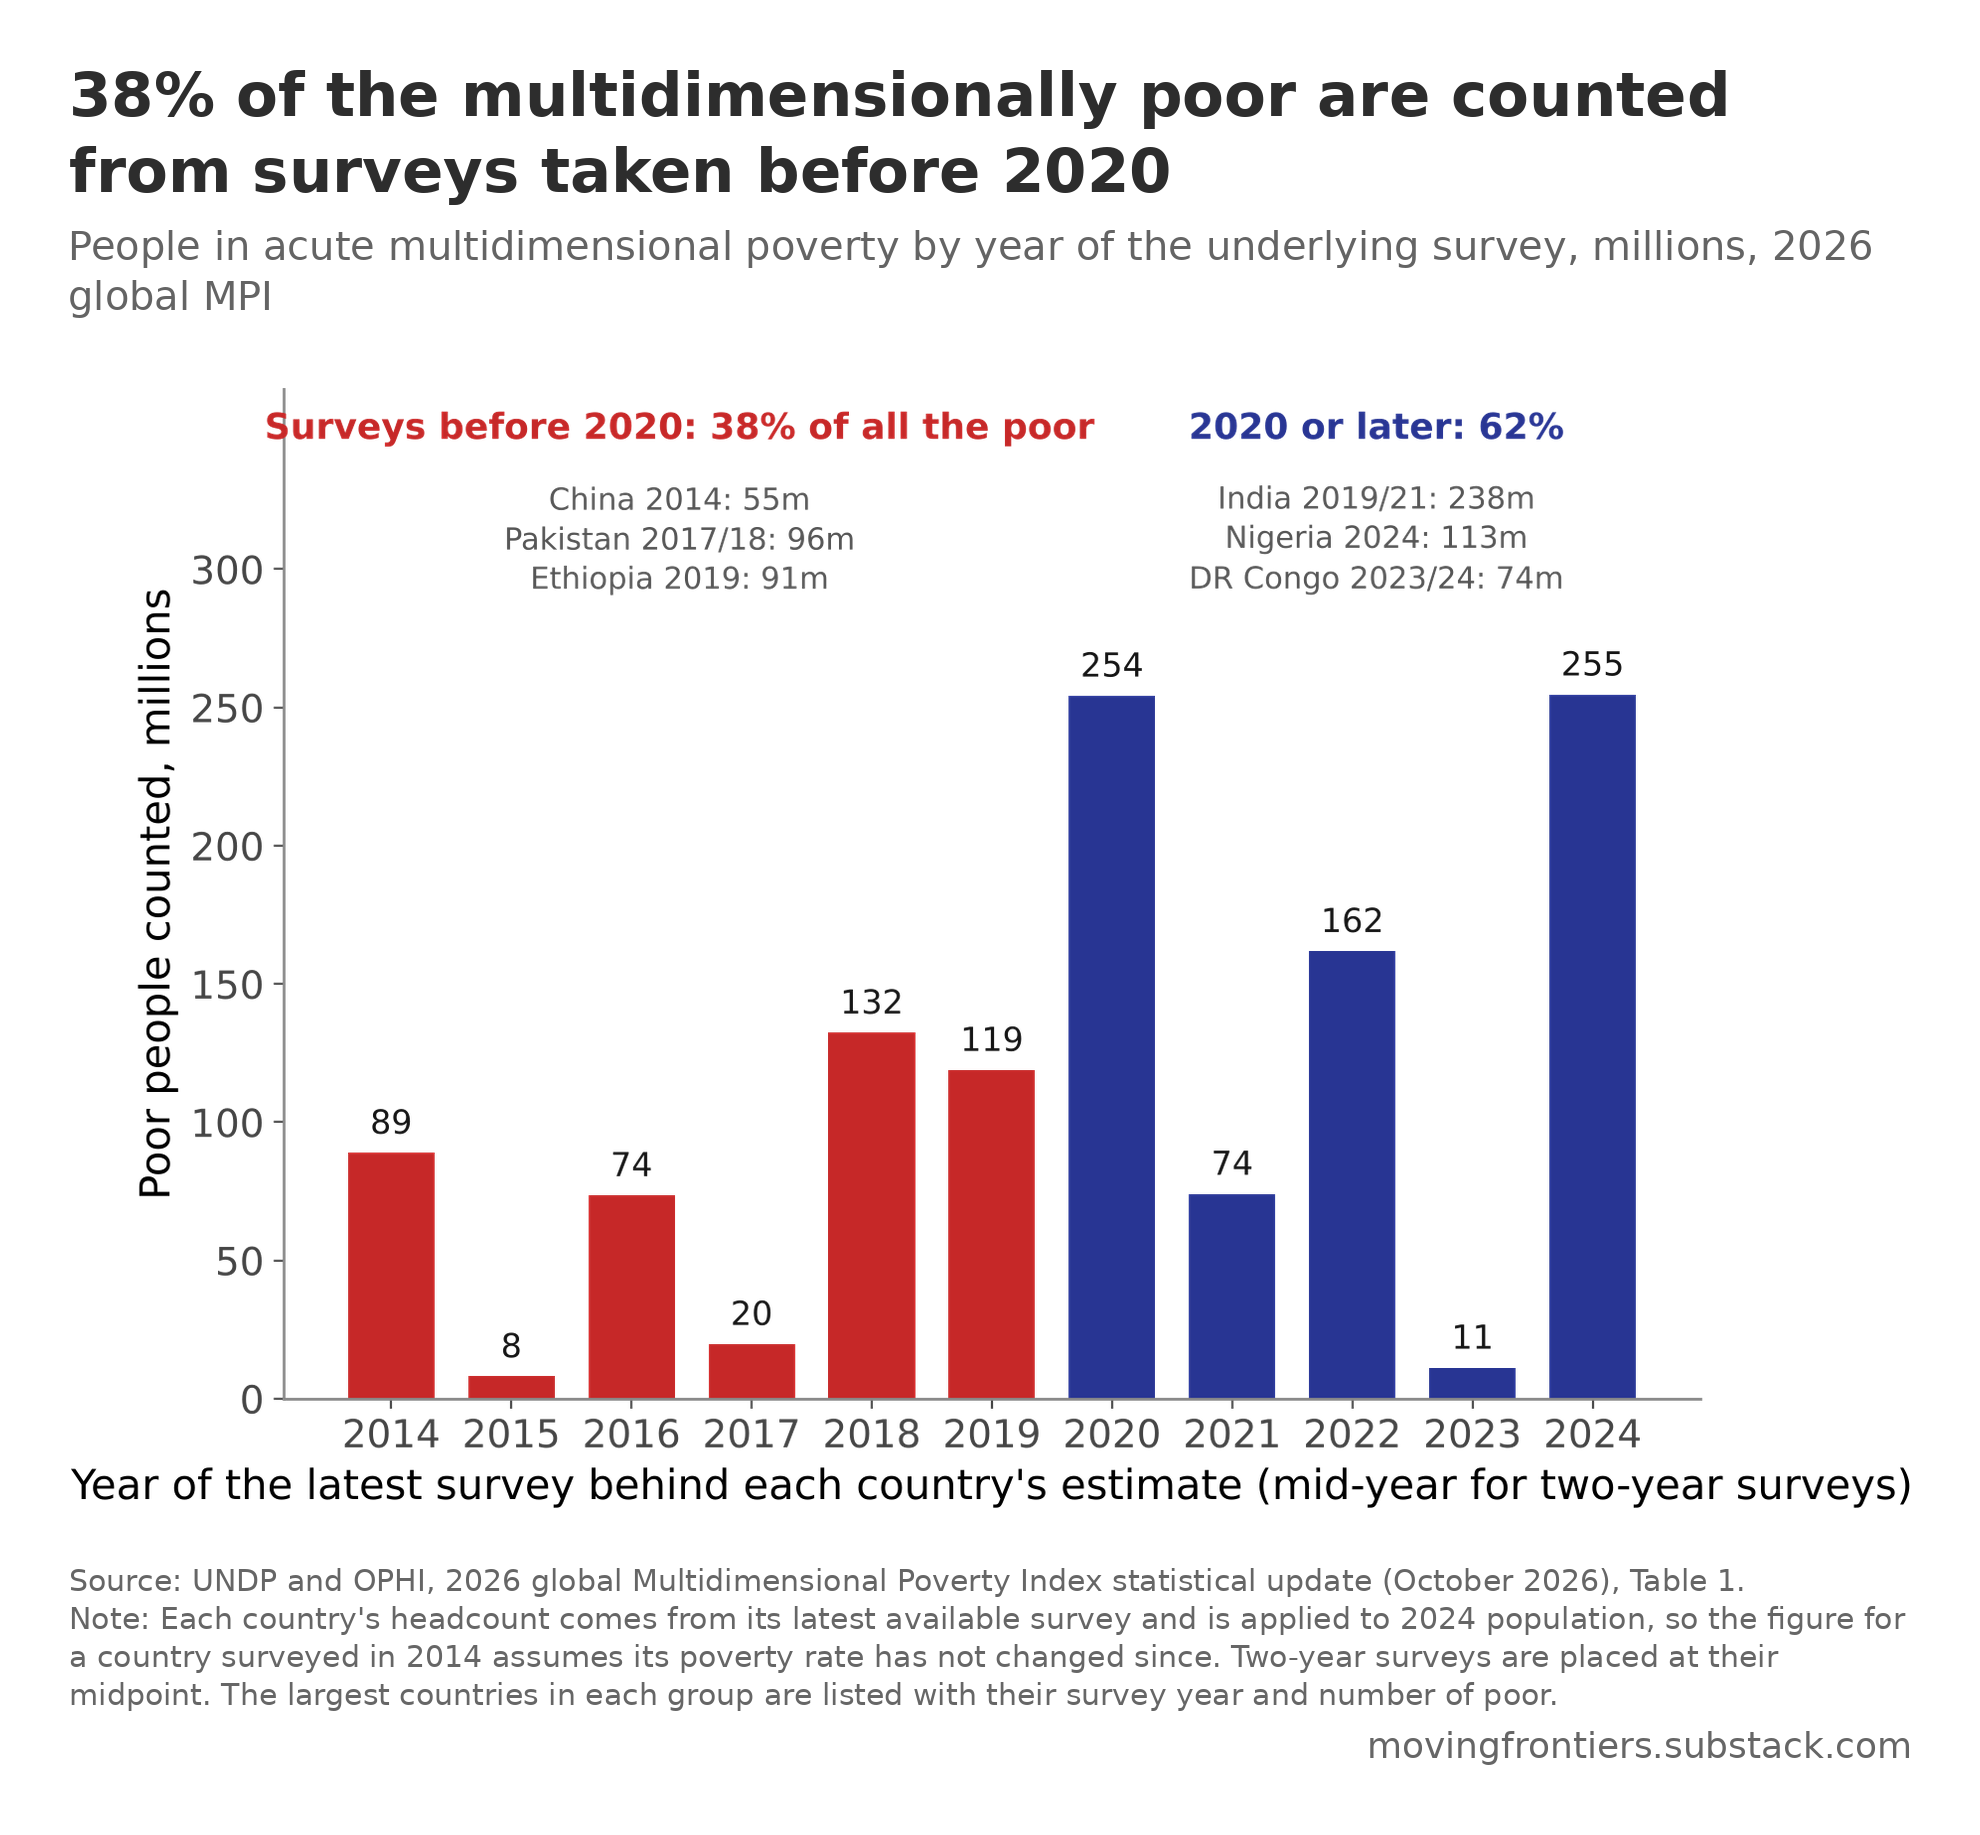

Source code (Python):
# ---- Moving Frontiers house style (inlined) -------------------------------
# Plot in matplotlib on a transparent canvas, then compose() lays out title,
# subtitle, plot, caption and watermark in PIL with every gap measured ink to
# ink, and verify() re-measures the finished PNG and asserts the gaps.
import io, textwrap
import numpy as np
import matplotlib
matplotlib.use("Agg")
import matplotlib.pyplot as plt
from matplotlib import font_manager
from PIL import Image, ImageDraw, ImageFont

RED, GOLD, GREEN, BLUE, GREY = "#C62828", "#F9A825", "#00897B", "#283593", "#888888"
INK, PAPER = "#141414", "#FFFFFF"
def palette(n):
    return [[BLUE], [BLUE, RED], [BLUE, RED, GREEN], [BLUE, RED, GREEN, GOLD]][n - 1]

REF_W = 1980
GAP_TITLE_SUB, GAP_SUB_PLOT, GAP_PLOT_CAP, GAP_CAP_MARK, BORDER = 25, 70, 60, 20, 70
TITLE_PX, SUB_PX, CAP_PX = 61, 40, 30          # at REF_W; title ~3.1% of width
TITLE_RGB, SUB_RGB, CAP_RGB = (45, 45, 45), (100, 100, 100), (102, 102, 102)
WATERMARK = "movingfrontiers.substack.com"

_fp = font_manager.findfont("DejaVu Sans")
_fpb = font_manager.findfont(font_manager.FontProperties(family="DejaVu Sans", weight="bold"))
def _font(px, bold=False):
    return ImageFont.truetype(_fpb if bold else _fp, px)

plt.rcParams.update({
    "font.family": "DejaVu Sans", "font.size": 15,
    "xtick.labelsize": 14, "ytick.labelsize": 14, "legend.fontsize": 14,
    "axes.labelsize": 15, "axes.edgecolor": "#888888", "axes.linewidth": 1.0,
    "axes.facecolor": PAPER, "figure.facecolor": "none", "savefig.facecolor": "none",
    "axes.spines.top": False, "axes.spines.right": False,
    "xtick.color": "#444444", "ytick.color": "#444444", "text.color": INK,
})

def new_figure(w_in=9.2, h_in=7.34, dpi=200):
    fig = plt.figure(figsize=(w_in, h_in), dpi=dpi)
    return fig

def render_plot(fig):
    """Rasterise the figure on a transparent background and crop to its ink."""
    buf = io.BytesIO()
    fig.savefig(buf, format="png", dpi=fig.dpi, transparent=True, bbox_inches="tight", pad_inches=0.05)
    buf.seek(0)
    im = Image.open(buf).convert("RGBA")
    bbox = im.getchannel("A").getbbox()
    return im.crop(bbox)

def _text_layer(text, px, rgb, bold=False, width_px=None, align="left", linespacing=1.25):
    """Render wrapped text on a transparent layer cropped to its ink."""
    font = _font(px, bold)
    if width_px:
        # wrap by measured width
        lines = []
        for para in text.split("\n"):
            words, cur = para.split(), ""
            for w in words:
                t = (cur + " " + w).strip()
                if font.getlength(t) <= width_px or not cur:
                    cur = t
                else:
                    lines.append(cur); cur = w
            lines.append(cur)
    else:
        lines = text.split("\n")
    lh = int(round(px * linespacing))
    H = lh * len(lines) + px
    W = int(max(font.getlength(l) for l in lines)) + px
    layer = Image.new("RGBA", (W, H), (0, 0, 0, 0))
    d = ImageDraw.Draw(layer)
    for i, l in enumerate(lines):
        x = 0 if align == "left" else W - px - font.getlength(l)
        d.text((x, i * lh), l, font=font, fill=rgb + (255,))
    return layer.crop(layer.getchannel("A").getbbox())

def compose(plot_im, title, subtitle, source, note=None, out="chart.png", csv=None, csv_rows=None, W=REF_W):
    s = W / REF_W
    inner = W - 2 * BORDER
    # scale the plot to the inner width
    pw, ph = plot_im.size
    if pw != inner:
        plot_im = plot_im.resize((inner, int(ph * inner / pw)), Image.LANCZOS)
    t_layer = _text_layer(title, int(TITLE_PX * s), TITLE_RGB, bold=True, width_px=inner)
    s_layer = _text_layer(subtitle, int(SUB_PX * s), SUB_RGB, width_px=inner)
    cap = "Source: " + source + ("\nNote: " + note if note else "")
    c_layer = _text_layer(cap, int(CAP_PX * s), CAP_RGB, width_px=inner)
    m_layer = _text_layer(WATERMARK, int(CAP_PX * 1.2 * s), CAP_RGB)
    H = (BORDER + t_layer.height + GAP_TITLE_SUB + s_layer.height + GAP_SUB_PLOT + plot_im.height
         + GAP_PLOT_CAP + c_layer.height + GAP_CAP_MARK + m_layer.height + BORDER)
    canvas = Image.new("RGB", (W, H), (255, 255, 255))
    y = BORDER
    canvas.paste(t_layer, (BORDER, y), t_layer); y += t_layer.height + GAP_TITLE_SUB
    canvas.paste(s_layer, (BORDER, y), s_layer); y += s_layer.height + GAP_SUB_PLOT
    canvas.paste(plot_im, (BORDER, y), plot_im); y += plot_im.height + GAP_PLOT_CAP
    canvas.paste(c_layer, (BORDER, y), c_layer); y += c_layer.height + GAP_CAP_MARK
    canvas.paste(m_layer, (W - BORDER - m_layer.width, y), m_layer)
    canvas.save(out, dpi=(200, 200))
    if csv and csv_rows:
        import csv as _csv
        with open(csv, "w", newline="") as f:
            _csv.writer(f).writerows(csv_rows)
    verify(out, (t_layer.height, s_layer.height, plot_im.height, c_layer.height, m_layer.height))
    return out

def verify(path, heights):
    """Scan rows of the finished PNG for ink and assert the vertical gaps."""
    a = np.asarray(Image.open(path).convert("L"))
    ink_rows = np.where((a < 250).any(axis=1))[0]
    ink_cols = np.where((a < 250).any(axis=0))[0]
    assert ink_rows[0] == BORDER and ink_cols[0] == BORDER, ("border", ink_rows[0], ink_cols[0])
    assert a.shape[0] - 1 - ink_rows[-1] == BORDER, ("bottom border", a.shape[0] - 1 - ink_rows[-1])
    # blocks of ink separated by white gaps
    gaps, prev = [], ink_rows[0]
    for r in ink_rows[1:]:
        if r - prev > 1:
            gaps.append(r - prev - 1)
        prev = r
    expected = [GAP_TITLE_SUB, GAP_SUB_PLOT, GAP_PLOT_CAP, GAP_CAP_MARK]
    found = [g for g in gaps if g >= GAP_CAP_MARK - 1]
    # the four structural gaps must be present in order (text lines create smaller gaps)
    ok = [g for g in found if g in expected or g - 1 in expected or g + 1 in expected]
    assert len(ok) >= 4, ("structural gaps", found)
    print(f"verified {path}: size {a.shape[1]}x{a.shape[0]}, gaps {found}")
# ---------------------------------------------------------------------------

from matplotlib.patches import Patch
from matplotlib.lines import Line2D
import os
OUT = os.path.splitext(os.path.basename(__file__))[0]

# UNDP and OPHI, 2026 global MPI, Table 1: people in multidimensional poverty summed by the year of each country's latest survey (two-year surveys at their midpoint, rounded).
DATA = [{"survey_year": 2014, "poor_m": 89.0, "group": "before 2020"}, {"survey_year": 2015, "poor_m": 8.1, "group": "before 2020"}, {"survey_year": 2016, "poor_m": 73.6, "group": "before 2020"}, {"survey_year": 2017, "poor_m": 19.8, "group": "before 2020"}, {"survey_year": 2018, "poor_m": 132.4, "group": "before 2020"}, {"survey_year": 2019, "poor_m": 118.9, "group": "before 2020"}, {"survey_year": 2020, "poor_m": 254.3, "group": "2020 or later"}, {"survey_year": 2021, "poor_m": 74.1, "group": "2020 or later"}, {"survey_year": 2022, "poor_m": 161.9, "group": "2020 or later"}, {"survey_year": 2023, "poor_m": 11.2, "group": "2020 or later"}, {"survey_year": 2024, "poor_m": 254.7, "group": "2020 or later"}]
OLD_SHARE = 0.3782
yrs = [r["survey_year"] for r in DATA]; vals = [r["poor_m"] for r in DATA]
fig = new_figure(9.2, 6.6); ax = fig.add_subplot(111)
ax.bar(yrs, vals, color=[RED if yv < 2020 else BLUE for yv in yrs], width=0.72)
for yv, v in zip(yrs, vals): ax.text(yv, v + 4, f"{v:,.0f}", ha="center", va="bottom", fontsize=12, color=INK)
ax.set_xticks(range(2014, 2025)); ax.set_xlabel("Year of the latest survey behind each country's estimate (mid-year for two-year surveys)")
ax.set_ylabel("Poor people counted, millions")
ax.set_ylim(0, 365); ax.set_yticks(range(0, 301, 50))
ax.text(2016.4, 357, f"Surveys before 2020: {OLD_SHARE:.0%} of all the poor", fontsize=13, color=RED, ha="center", va="top", fontweight="bold")
ax.text(2016.4, 333, "China 2014: 55m\nPakistan 2017/18: 96m\nEthiopia 2019: 91m", fontsize=11, color="#555", ha="center", va="top", linespacing=1.35)
ax.text(2022.2, 357, f"2020 or later: {1-OLD_SHARE:.0%}", fontsize=13, color=BLUE, ha="center", va="top", fontweight="bold")
ax.text(2022.2, 333, "India 2019/21: 238m\nNigeria 2024: 113m\nDR Congo 2023/24: 74m", fontsize=11, color="#555", ha="center", va="top", linespacing=1.35)
compose(render_plot(fig), title=f"{OLD_SHARE:.0%} of the multidimensionally poor are counted from surveys taken before 2020",
        subtitle="People in acute multidimensional poverty by year of the underlying survey, millions, 2026 global MPI",
        source='UNDP and OPHI, 2026 global Multidimensional Poverty Index statistical update (October 2026), Table 1.', note="Each country's headcount comes from its latest available survey and is applied to 2024 population, so the figure for a country surveyed in 2014 assumes its poverty rate has not changed since. Two-year surveys are placed at their midpoint. The largest countries in each group are listed with their survey year and number of poor.",
        out=OUT + ".png", csv=OUT + ".csv", csv_rows=[list(DATA[0].keys())] + [list(r.values()) for r in DATA])
